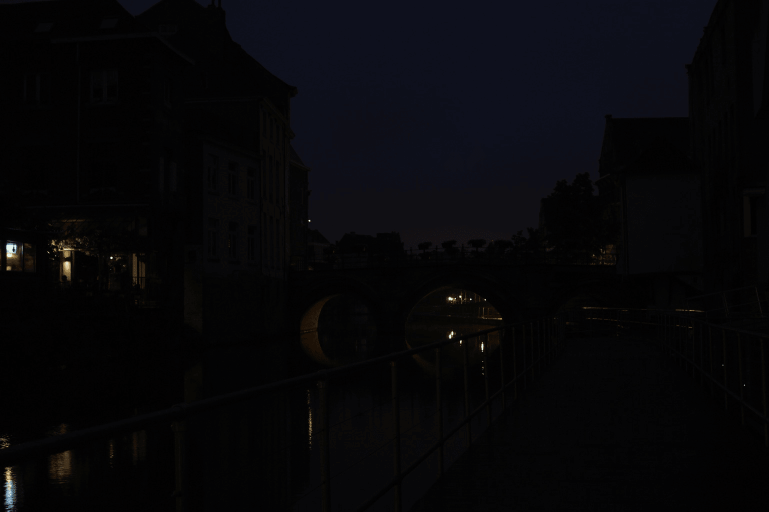
#> input picture abc.png, 1538 x 1024 px (shown at 1/2 size)
$ python '522H0148_Chapter 2.py'
#> lines starting #> are read from the running program, lines starting #| are printed output that depends on the picture
import matplotlib.image as mpimg
import pylab as plt
import numpy as np

#ĐỔI ẢNH MÀU SANG XÁM
def ConvertToGray(rgb):
    return np.dot(rgb[..., :3], [0.2989, 0.5870, 0.1140])

#BIỂU ĐỒ CHUẨN HOÁ
def HISTOGRAM(im):
    m, n = im.shape
    h = [0.0] * 256
    for i in range(m):
        for j in range(n):
            h[int(im[i, j])] += 1
    return np.array(h) / (m * n)

 # tìm tổng tích lũy
def cumulative_sum(h):
    return [sum(h[:i + 1]) for i in range(len(h))]

# Hàm phân phối tích lũy: CDF
def EQUALIZATION(photo):
    #check ảnh xám
    if len(photo.shape) == 3:
        photo = ConvertToGray(photo)
    d, r = photo.shape
    h = HISTOGRAM(photo)
    cdf = np.array(cumulative_sum(h))
    img = np.uint8(255 * cdf)
    Y = np.zeros_like(photo)
    for i in range(0, d):
        for j in range(0, r):
            Y[i, j] = img[int(photo[i, j])]
    H = HISTOGRAM(Y)
    return Y, h, H, img

#Chuyển sang kdl Unit8
img = np.uint8(mpimg.imread('abc.png') * 255.0)
gray_img = img

new_img, h, new_h, img = EQUALIZATION(gray_img)
#> in EQUALIZATION, `h = HISTOGRAM(photo)`: h = 256 values, max 0.23 at index 3, min 0 at index 1, mean 0.00391
#> in EQUALIZATION, `cdf = np.array(cumulative_sum(h))`: cdf = 256 values from 0.0834 to 1
#> in EQUALIZATION, `img = np.uint8(255 * cdf)`: img = 256 values from 21 to 254
#> after the loop in EQUALIZATION, `for i in range(0, d):`:
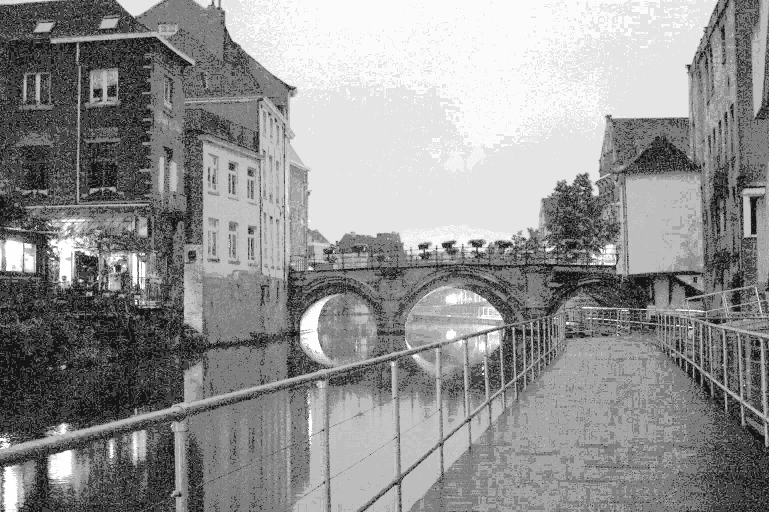
#> Y: shape (1024, 1538) float64 (shown at 1/2 size); min 21, max 254, mean 144.4
#> in EQUALIZATION, `H = HISTOGRAM(Y)`: H = 256 values, max 0.23 at index 126, min 0 at index 0, mean 0.00391
#> new_h has the same summary as H in EQUALIZATION; img = 256 values from 21 to 254

#print
plt.subplot(121)
plt.imshow(gray_img, cmap='gray')
plt.title('ẢNH GỐC')

plt.subplot(122)
plt.imshow(new_img, cmap='gray')
plt.title('ẢNH KHI CÂN BẰNG')

plt.show()
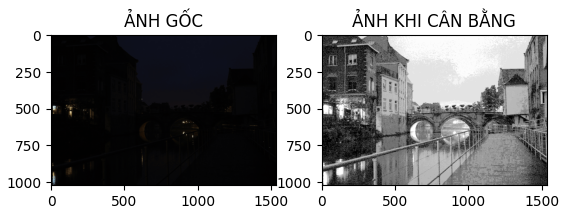
#> figure drawn by matplotlib, 2 panels

fig = plt.figure()
fig.add_subplot(221)
plt.plot(h)
plt.title('BIỂU ĐỒ GỐC')

fig.add_subplot(222)
plt.plot(new_h)
plt.title('HISTOGRAM EQUALIZATION')

plt.show()
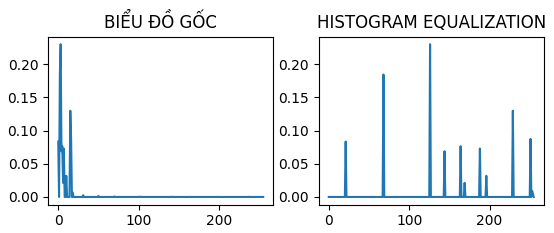
#> figure drawn by matplotlib, 2 panels; panel 1: curve peaks at x = 3, y = 0.23; panel 2: curve peaks at x = 126, y = 0.23
